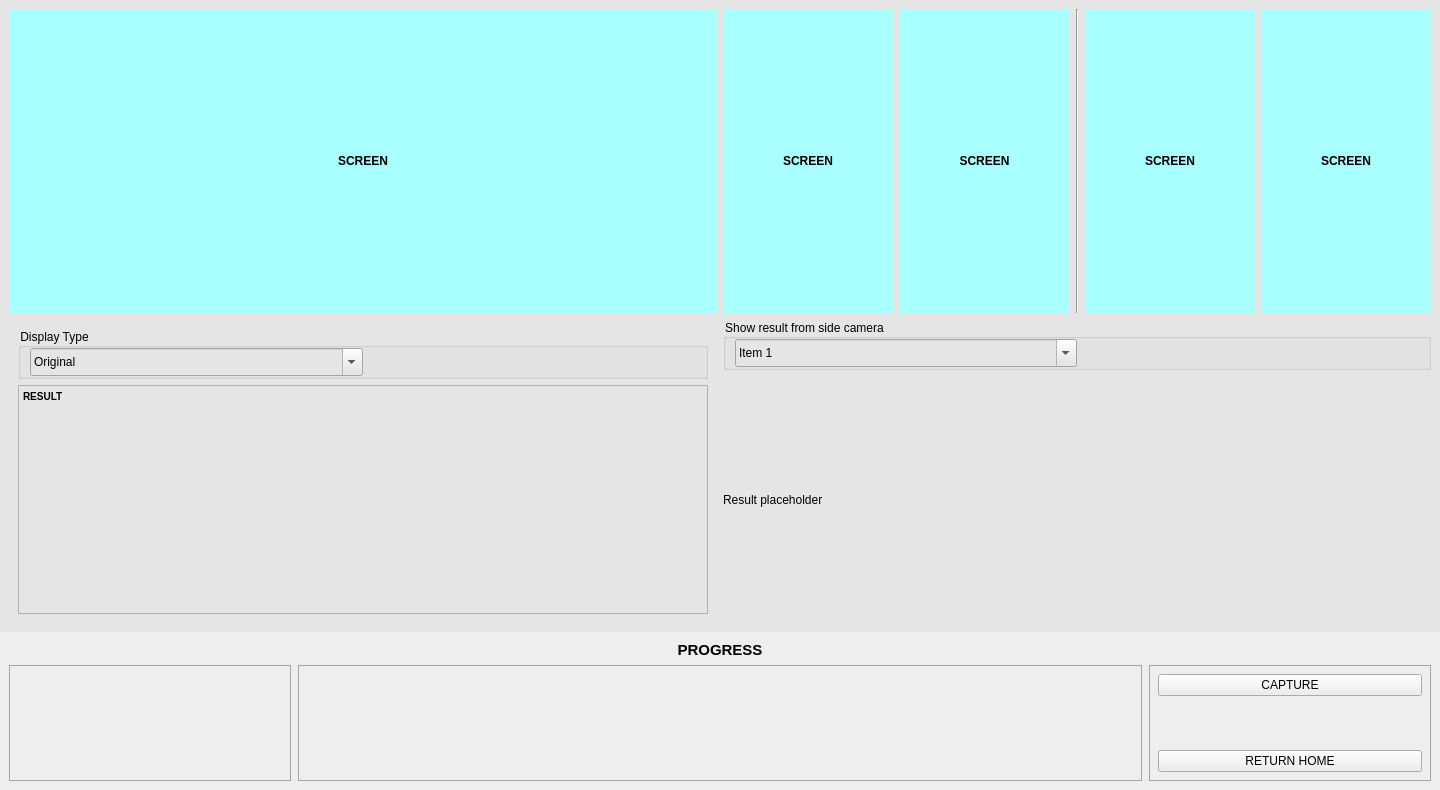
<?xml version="1.0" encoding="UTF-8"?>
<ui version="4.0">
 <class>ProgressScreen</class>
 <widget class="QWidget" name="ProgressScreen">
  <property name="geometry">
   <rect>
    <x>0</x>
    <y>0</y>
    <width>1440</width>
    <height>790</height>
   </rect>
  </property>
  <property name="windowTitle">
   <string>Form</string>
  </property>
  <property name="autoFillBackground">
   <bool>false</bool>
  </property>
  <property name="styleSheet">
   <string notr="true">background:#E5E5E5</string>
  </property>
  <layout class="QVBoxLayout" name="verticalLayout" stretch="8,2">
   <property name="spacing">
    <number>0</number>
   </property>
   <property name="leftMargin">
    <number>0</number>
   </property>
   <property name="topMargin">
    <number>0</number>
   </property>
   <property name="rightMargin">
    <number>0</number>
   </property>
   <property name="bottomMargin">
    <number>0</number>
   </property>
   <item>
    <widget class="QWidget" name="containerScreen" native="true">
     <property name="autoFillBackground">
      <bool>false</bool>
     </property>
     <layout class="QGridLayout" name="gridLayout" rowstretch="1,1" columnstretch="1,1">
      <item row="1" column="1">
       <widget class="QWidget" name="sectionSideResult" native="true">
        <layout class="QVBoxLayout" name="verticalLayout_3" stretch="1,9">
         <property name="leftMargin">
          <number>0</number>
         </property>
         <property name="topMargin">
          <number>0</number>
         </property>
         <property name="rightMargin">
          <number>0</number>
         </property>
         <property name="bottomMargin">
          <number>0</number>
         </property>
         <item>
          <widget class="QGroupBox" name="groubCbbCamera">
           <property name="title">
            <string>Show result from side camera</string>
           </property>
           <layout class="QHBoxLayout" name="horizontalLayout_5" stretch="1,1">
            <property name="topMargin">
             <number>0</number>
            </property>
            <property name="bottomMargin">
             <number>0</number>
            </property>
            <item>
             <widget class="QComboBox" name="cbbCamera">
              <property name="autoFillBackground">
               <bool>false</bool>
              </property>
              <property name="styleSheet">
               <string notr="true">height:22px</string>
              </property>
              <property name="editable">
               <bool>true</bool>
              </property>
              <property name="currentText">
               <string>Item 1</string>
              </property>
              <item>
               <property name="text">
                <string>Item 1</string>
               </property>
              </item>
              <item>
               <property name="text">
                <string>Item 2</string>
               </property>
              </item>
             </widget>
            </item>
            <item>
             <spacer name="horizontalSpacer">
              <property name="orientation">
               <enum>Qt::Horizontal</enum>
              </property>
              <property name="sizeHint" stdset="0">
               <size>
                <width>40</width>
                <height>20</height>
               </size>
              </property>
             </spacer>
            </item>
           </layout>
          </widget>
         </item>
         <item>
          <widget class="QLabel" name="lblSideResult">
           <property name="text">
            <string>Result placeholder</string>
           </property>
          </widget>
         </item>
        </layout>
       </widget>
      </item>
      <item row="0" column="0">
       <widget class="QLabel" name="screen1">
        <property name="styleSheet">
         <string notr="true">background-color: #AFF;font-weight:bold;</string>
        </property>
        <property name="text">
         <string>SCREEN</string>
        </property>
        <property name="alignment">
         <set>Qt::AlignCenter</set>
        </property>
       </widget>
      </item>
      <item row="1" column="0">
       <widget class="QWidget" name="sectionInfo" native="true">
        <layout class="QVBoxLayout" name="verticalLayout_5">
         <item>
          <widget class="QGroupBox" name="groupCbbDisplayType">
           <property name="title">
            <string>Display Type</string>
           </property>
           <layout class="QHBoxLayout" name="horizontalLayout_2" stretch="1,1">
            <property name="topMargin">
             <number>0</number>
            </property>
            <property name="bottomMargin">
             <number>0</number>
            </property>
            <item>
             <widget class="QComboBox" name="cbbDisplayType">
              <property name="autoFillBackground">
               <bool>false</bool>
              </property>
              <property name="styleSheet">
               <string notr="true">height:22px</string>
              </property>
              <property name="editable">
               <bool>true</bool>
              </property>
              <property name="currentText">
               <string>Original</string>
              </property>
              <item>
               <property name="text">
                <string>Original</string>
               </property>
              </item>
              <item>
               <property name="text">
                <string>Detection</string>
               </property>
              </item>
              <item>
               <property name="text">
                <string>Contours</string>
               </property>
              </item>
             </widget>
            </item>
            <item>
             <spacer name="horizontalSpacer_2">
              <property name="orientation">
               <enum>Qt::Horizontal</enum>
              </property>
              <property name="sizeHint" stdset="0">
               <size>
                <width>40</width>
                <height>20</height>
               </size>
              </property>
             </spacer>
            </item>
           </layout>
          </widget>
         </item>
         <item>
          <widget class="QTextEdit" name="inpResult">
           <property name="enabled">
            <bool>true</bool>
           </property>
           <property name="readOnly">
            <bool>true</bool>
           </property>
           <property name="markdown">
            <string>**RESULT**

</string>
           </property>
           <property name="html">
            <string>&lt;!DOCTYPE HTML PUBLIC &quot;-//W3C//DTD HTML 4.0//EN&quot; &quot;http://www.w3.org/TR/REC-html40/strict.dtd&quot;&gt;
&lt;html&gt;&lt;head&gt;&lt;meta name=&quot;qrichtext&quot; content=&quot;1&quot; /&gt;&lt;style type=&quot;text/css&quot;&gt;
p, li { white-space: pre-wrap; }
&lt;/style&gt;&lt;/head&gt;&lt;body style=&quot; font-family:'MS Shell Dlg 2'; font-size:7.8pt; font-weight:400; font-style:normal;&quot;&gt;
&lt;p style=&quot; margin-top:5px; margin-bottom:5px; margin-left:0px; margin-right:0px; -qt-block-indent:0; text-indent:0px;&quot;&gt;&lt;span style=&quot; font-weight:600;&quot;&gt;RESULT&lt;/span&gt;&lt;/p&gt;&lt;/body&gt;&lt;/html&gt;</string>
           </property>
           <property name="overwriteMode">
            <bool>false</bool>
           </property>
           <property name="acceptRichText">
            <bool>true</bool>
           </property>
          </widget>
         </item>
        </layout>
       </widget>
      </item>
      <item row="0" column="1">
       <widget class="QWidget" name="sectionMainResult" native="true">
        <layout class="QHBoxLayout" name="horizontalLayout_7">
         <property name="leftMargin">
          <number>0</number>
         </property>
         <property name="topMargin">
          <number>0</number>
         </property>
         <property name="rightMargin">
          <number>0</number>
         </property>
         <property name="bottomMargin">
          <number>0</number>
         </property>
         <item>
          <widget class="QLabel" name="detected_L">
           <property name="styleSheet">
            <string notr="true">background-color: #AFF;font-weight:bold;</string>
           </property>
           <property name="text">
            <string>SCREEN</string>
           </property>
           <property name="alignment">
            <set>Qt::AlignCenter</set>
           </property>
          </widget>
         </item>
         <item>
          <widget class="QLabel" name="sample_L">
           <property name="styleSheet">
            <string notr="true">background-color: #AFF;font-weight:bold;</string>
           </property>
           <property name="text">
            <string>SCREEN</string>
           </property>
           <property name="alignment">
            <set>Qt::AlignCenter</set>
           </property>
          </widget>
         </item>
         <item>
          <widget class="Line" name="line">
           <property name="orientation">
            <enum>Qt::Vertical</enum>
           </property>
          </widget>
         </item>
         <item>
          <widget class="QLabel" name="detected_R">
           <property name="styleSheet">
            <string notr="true">background-color: #AFF;font-weight:bold;</string>
           </property>
           <property name="text">
            <string>SCREEN</string>
           </property>
           <property name="alignment">
            <set>Qt::AlignCenter</set>
           </property>
          </widget>
         </item>
         <item>
          <widget class="QLabel" name="sample_R">
           <property name="styleSheet">
            <string notr="true">background-color: #AFF;font-weight:bold;</string>
           </property>
           <property name="text">
            <string>SCREEN</string>
           </property>
           <property name="alignment">
            <set>Qt::AlignCenter</set>
           </property>
          </widget>
         </item>
        </layout>
       </widget>
      </item>
     </layout>
    </widget>
   </item>
   <item>
    <widget class="QWidget" name="containerConfig" native="true">
     <property name="autoFillBackground">
      <bool>false</bool>
     </property>
     <property name="styleSheet">
      <string notr="true">background-color: #EEEEEE</string>
     </property>
     <layout class="QVBoxLayout" name="verticalLayout_2" stretch="1,9">
      <item>
       <widget class="QLabel" name="lblTitle">
        <property name="font">
         <font>
          <pointsize>11</pointsize>
          <weight>75</weight>
          <bold>true</bold>
         </font>
        </property>
        <property name="styleSheet">
         <string notr="true">text-align:center;
font-weight:bold;</string>
        </property>
        <property name="text">
         <string>PROGRESS</string>
        </property>
        <property name="alignment">
         <set>Qt::AlignCenter</set>
        </property>
       </widget>
      </item>
      <item>
       <widget class="QWidget" name="containerParam" native="true">
        <layout class="QHBoxLayout" name="horizontalLayout" stretch="2,6,2">
         <property name="spacing">
          <number>7</number>
         </property>
         <property name="sizeConstraint">
          <enum>QLayout::SetDefaultConstraint</enum>
         </property>
         <property name="leftMargin">
          <number>0</number>
         </property>
         <property name="topMargin">
          <number>0</number>
         </property>
         <property name="rightMargin">
          <number>0</number>
         </property>
         <property name="bottomMargin">
          <number>0</number>
         </property>
         <item>
          <widget class="QWidget" name="containerLeft" native="true">
           <property name="styleSheet">
            <string notr="true">#containerLeft {
	border: 1px solid #A5A5A5
}</string>
           </property>
           <layout class="QVBoxLayout" name="verticalLayout_10"/>
          </widget>
         </item>
         <item>
          <widget class="QWidget" name="containerMid" native="true">
           <property name="styleSheet">
            <string notr="true">#containerMid {
	border: 1px solid #A5A5A5
}</string>
           </property>
           <layout class="QGridLayout" name="gridLayout_2"/>
          </widget>
         </item>
         <item>
          <widget class="QWidget" name="containerRight" native="true">
           <property name="styleSheet">
            <string notr="true">#containerRight {
	border: 1px solid #A5A5A5
}</string>
           </property>
           <layout class="QVBoxLayout" name="verticalLayout_16">
            <item alignment="Qt::AlignTop">
             <widget class="QWidget" name="containerVerticalBtn" native="true">
              <layout class="QVBoxLayout" name="verticalLayout_17">
               <property name="leftMargin">
                <number>0</number>
               </property>
               <property name="topMargin">
                <number>0</number>
               </property>
               <property name="rightMargin">
                <number>0</number>
               </property>
               <property name="bottomMargin">
                <number>0</number>
               </property>
               <item>
                <widget class="QPushButton" name="btnCapture">
                 <property name="text">
                  <string>CAPTURE</string>
                 </property>
                </widget>
               </item>
              </layout>
             </widget>
            </item>
            <item alignment="Qt::AlignBottom">
             <widget class="QWidget" name="containerNavBtn" native="true">
              <layout class="QHBoxLayout" name="horizontalLayout_3">
               <property name="leftMargin">
                <number>0</number>
               </property>
               <property name="topMargin">
                <number>0</number>
               </property>
               <property name="rightMargin">
                <number>0</number>
               </property>
               <property name="bottomMargin">
                <number>0</number>
               </property>
               <item>
                <widget class="QPushButton" name="btnReturnHome">
                 <property name="text">
                  <string>RETURN HOME</string>
                 </property>
                </widget>
               </item>
              </layout>
             </widget>
            </item>
           </layout>
          </widget>
         </item>
        </layout>
       </widget>
      </item>
     </layout>
    </widget>
   </item>
  </layout>
 </widget>
 <resources/>
 <connections/>
</ui>
